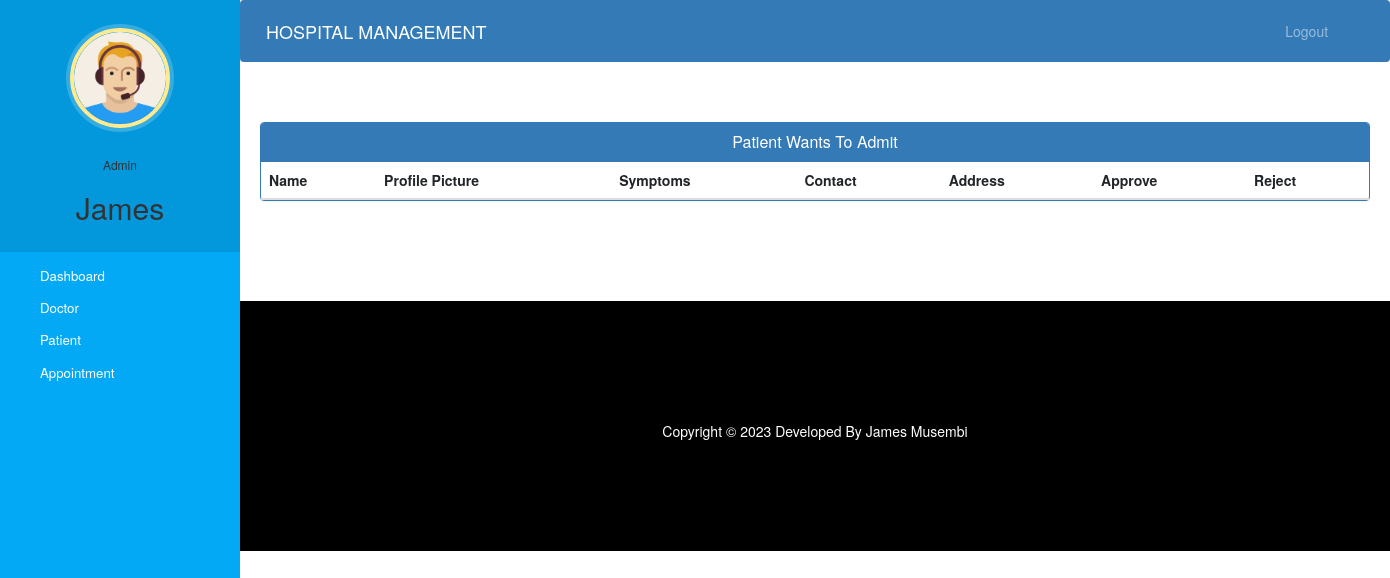
The app's page /admin-approve-patient (signed in), older data.
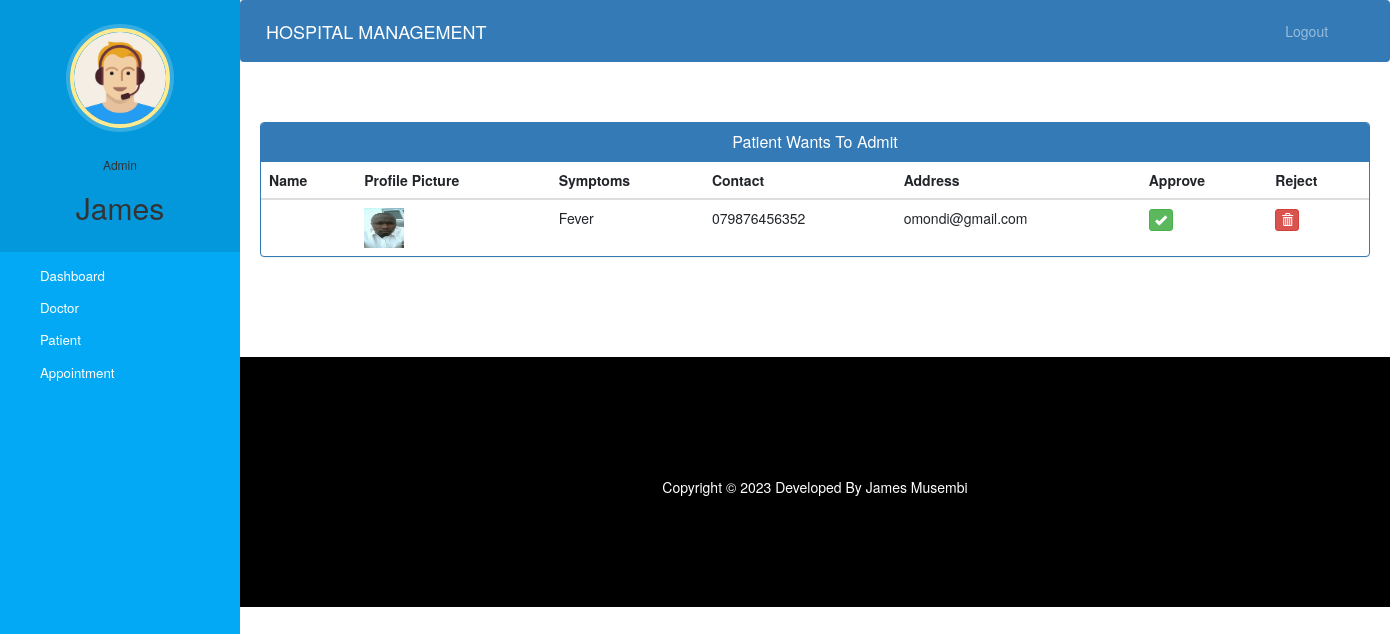
The same page, newer data.
### hospital/models.py (models this page shows, shortened)
class Patient(models.Model):
    user=models.OneToOneField(User,on_delete=models.CASCADE)
    profile_pic= models.ImageField(upload_to='profile_pic/PatientProfilePic/',null=True,blank=True)
    address = models.CharField(max_length=40)
    mobile = models.CharField(max_length=20,null=False)
    symptoms = models.CharField(max_length=100,null=False)
    assignedDoctorId = models.PositiveIntegerField(null=True)
    admitDate=models.DateField(auto_now=True)
    status=models.BooleanField(default=False)
    @property
    def get_name(self):
        return self.user.first_name+" "+self.user.last_name

### hospital/views.py (the view)
# urls.py: path('admin-approve-patient', views.admin_approve_patient_view,name='admin-approve-patient'),
@login_required(login_url='adminlogin')
@user_passes_test(is_admin)
def admin_approve_patient_view(request):
    patients=models.Patient.objects.all().filter(status=False)
    return render(request,'hospital/admin_approve_patient.html',{'patients':patients})

### hospital/views.py (called while the page is built)
def is_admin(user):
    return user.groups.filter(name='ADMIN').exists()

### templates/hospital/admin_approve_patient.html (shortened to what this page needs)
{% extends 'hospital/admin_base.html' %}
{% block content %}
{%load static%}
<head>
  <link href="//netdna.bootstrapcdn.com/bootstrap/3.0.0/css/bootstrap.min.css" rel="stylesheet" id="bootstrap-css">
</head>
<div class="container">
  <div class="panel panel-primary">
    <div class="panel-heading">
      <h6 class="panel-title">Patient Wants To Admit</h6>
    </div>
    <table class="table table-hover" id="dev-table">
      <thead>
        <tr>
          <th>Name</th>
          <th>Profile Picture</th>
          <th>Symptoms</th>
          <th>Contact</th>
          <th>Address</th>
          <th>Approve</th>
          <th>Reject</th>
        </tr>
      </thead>
      {% for p in patients %}
      <tr>
        <td> {{p.get_name}}</td>
        <td> <img src="{% static p.profile_pic.url %}" alt="Profile Pic" height="40px" width="40px" /></td>
        <td>{{p.symptoms}}</td>
        <td>{{p.mobile}}</td>
        <td>{{p.address}}</td>
        <td><a class="btn btn-success btn-xs" href="{% url 'approve-patient' p.id  %}"><span class="glyphicon glyphicon-ok"></span></a></td>
        <td><a class="btn btn-danger btn-xs" href="{% url 'reject-patient' p.id  %}"><span class="glyphicon glyphicon-trash"></span></a></td>
      </tr>
      {% endfor %}
    </table>
  </div>
</div>
{% endblock content %}

Row changes from the older to the newer data that the page shows:
now on this page (row edited): Patient: profile_pic (picture), symptoms "Fever", mobile "079876456352", address "omondi@gmail.com"
